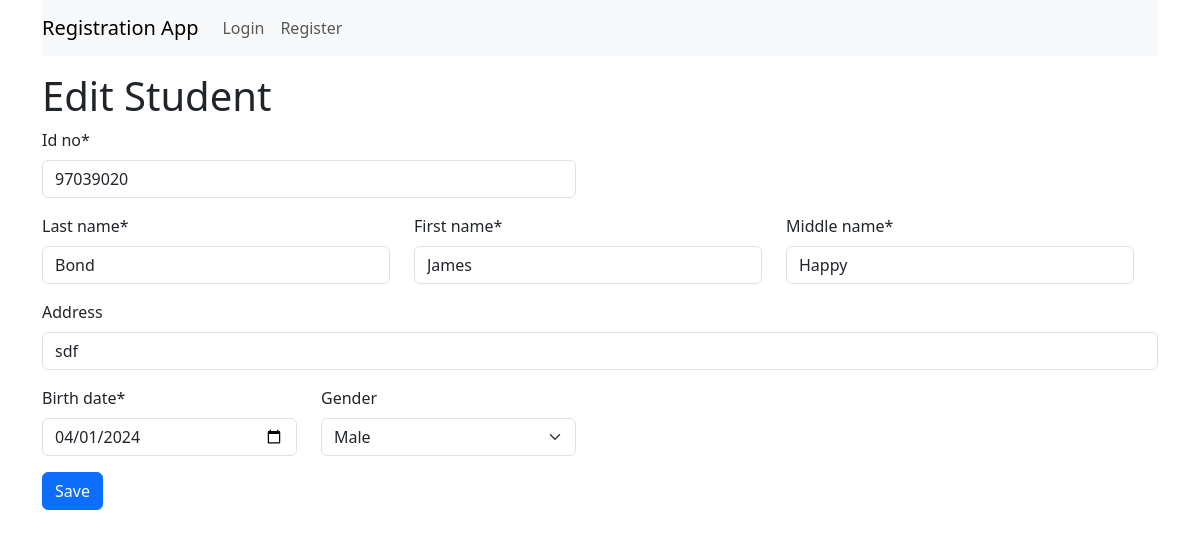
The app's page /update/2/ with its own data.
### reg/models.py (models this page shows, shortened)
class Student(models.Model):
    MALE = 'Male'
    FEMALE = 'Female'
    SEX = (
        (MALE, 'Male'),
        (FEMALE, 'Female'),
    )
    id_no = models.CharField(max_length=50, unique=True)
    last_name = models.CharField(max_length=50)
    first_name = models.CharField(max_length=50)
    middle_name = models.CharField(max_length=50)
    birth_date = models.DateTimeField(auto_now_add=False)
    address = models.CharField(max_length=255, blank=True, null=True)
    gender = models.CharField(
        max_length=10, choices=SEX, blank=True, null=True)
    class Meta:
        ordering = ['last_name', 'first_name']

### reg/views.py (the view)
# urls.py: path('update/<int:pk>/', views.stud_update, name='stud_update'),
def stud_update(request, pk):
    todo = get_object_or_404(Student, pk=pk)
    if request.method == 'POST':
        form = StudentForm(request.POST, instance=todo)
        if form.is_valid():
            form.save()
            return redirect('students')
    else:
        form = StudentForm(instance=todo)
    return render(request, 'students/student_form.html', {'form': form})

### reg/forms.py
class StudentForm(forms.ModelForm):
    class Meta:
        model = Student
        fields = ['id_no', 'last_name', 'first_name',
                  'middle_name', 'gender', 'address', 'birth_date']
        widgets = {
            'id_no': forms.TextInput
            (attrs={'class': 'form-control', 'placeholder': 'id number'}),
            'last_name': forms.TextInput
            (attrs={'class': 'form-control', 'placeholder': 'Last name'}),
            'first_name': forms.TextInput
            (attrs={'class': 'form-control', 'placeholder': 'First name'}),
            'birth_date': forms.DateInput
            (attrs={'class': 'form-control', 'type': 'date'}),
        }

### templates/students/student_form.html (shortened to what this page needs)
{% extends 'base.html' %}
{% load crispy_forms_tags %}
{% block content %}
<h1>{% if form.instance.pk %}Edit{% else %}Register{% endif %} Student</h1>
<form method="post">
    <div class="col-md-12 row">
        <div class="col-md-6">
            {{form.id_no|as_crispy_field}}
        </div>
    </div>
    <div class="col-md-12 row">
        <div class="col-md-4">
            {{form.last_name|as_crispy_field}}
        </div>
        <div class="col-md-4">
            {{form.first_name|as_crispy_field}}
        </div>
        <div class="col-md-4">
            {{form.middle_name|as_crispy_field}}
        </div>
    </div>
    <div class="col-md-12">
        {{form.address|as_crispy_field}}
    </div>
    <div class="col-md-12 row">
        <div class="col-md-3">
            {{form.birth_date|as_crispy_field}}
        </div>
        <div class="col-md-3">
            {{form.gender|as_crispy_field}}
        </div>
    </div>
    <button type="submit" class="btn btn-primary">Save</button>
</form>
{% endblock %}

### records on screen
Student: id_no "97039020", last_name "Bond", first_name "James", middle_name "Happy", address "sdf", birth_date "04/01/2024", gender "Male"
